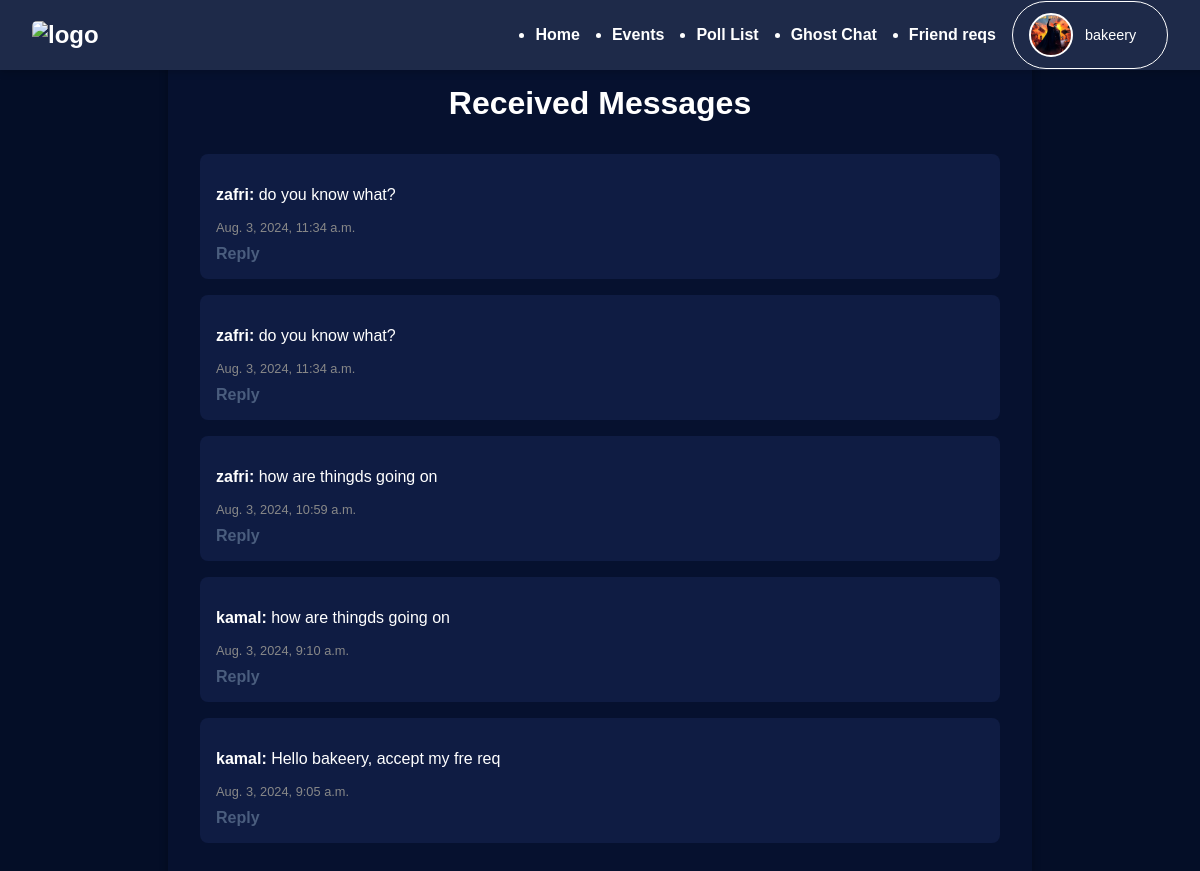
Page /chat/received-messages/ (signed in) on the earlier database version.
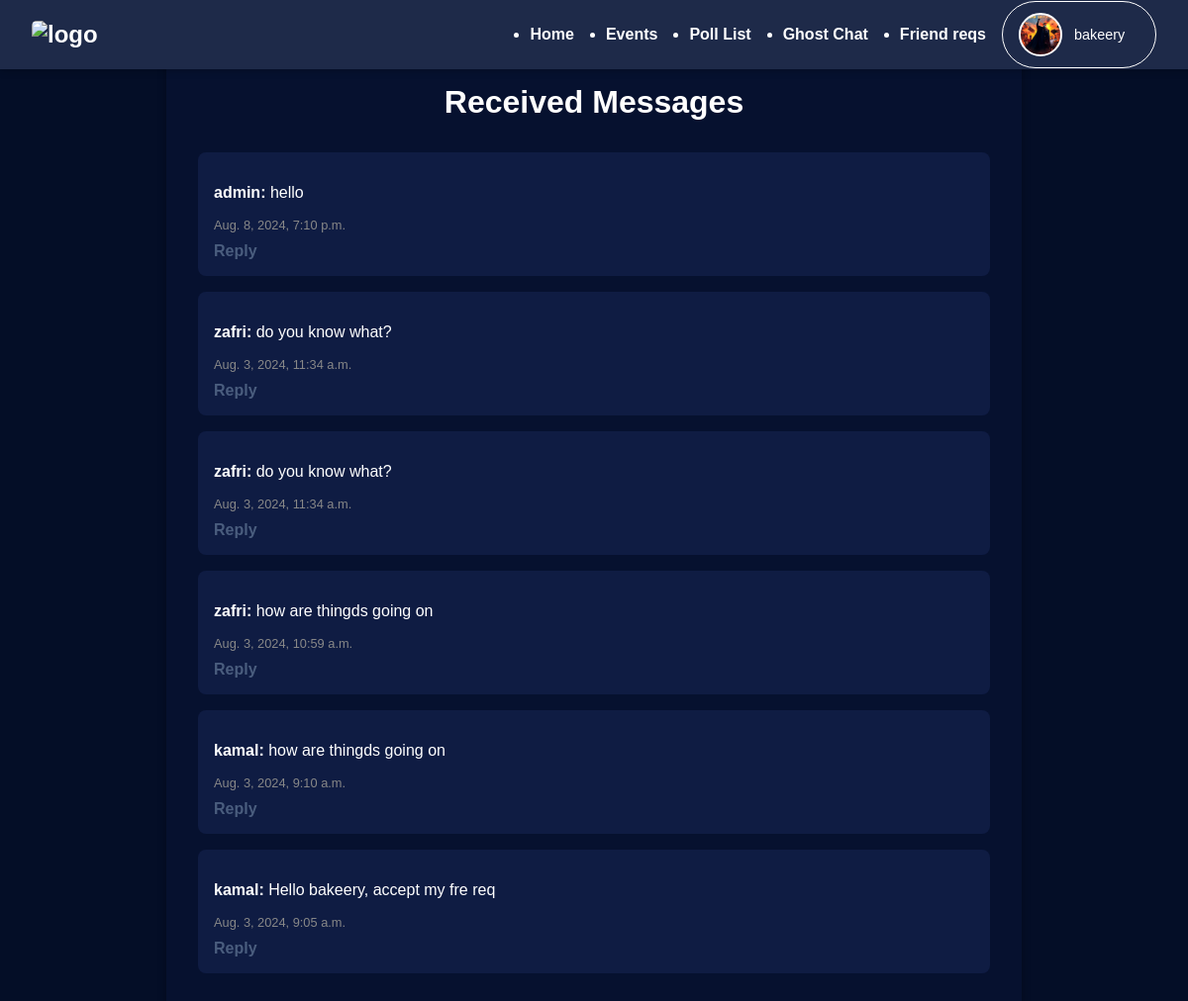
Same page on the later database version.
### chat/models.py (models this page shows, shortened)
class ChatMessage(models.Model):
    sender = models.ForeignKey(settings.AUTH_USER_MODEL, related_name='sent_messages', on_delete=models.CASCADE)
    recipient = models.ForeignKey(settings.AUTH_USER_MODEL, related_name='received_messages', on_delete=models.CASCADE)
    message = models.TextField(blank=True, null=True)
    image = models.ImageField(upload_to='chat_images/', blank=True, null=True)
    voice = models.FileField(upload_to='chat_voice/', blank=True, null=True)
    timestamp = models.DateTimeField(auto_now_add=True)

### chat/views.py (the view)
# urls.py: path('received-messages/', received_messages, name='received_messages'),
@login_required
def received_messages(request):
    user = request.user
    messages = ChatMessage.objects.filter(recipient=user).order_by('-timestamp')
    context = {
        'messages': messages
    }
    return render(request, 'chat/received_messages.html', context)

### chat/templates/chat/received_messages.html (shortened to what this page needs)
{% extends 'app/user_navbar.html' %}
{% block content %}
<!DOCTYPE html>
<html lang="en">
<head>
    <link rel="stylesheet" href="https://cdnjs.cloudflare.com/ajax/libs/font-awesome/5.15.3/css/all.min.css">
</head>
<body>
    <div class="messages-container">
        <h1>Received Messages</h1>
        {% for message in messages %}
            <div class="message {% if message.sender == user %}sender{% else %}receiver{% endif %}">
                <div class="message-content">
                    <p><strong>{{ message.sender.username }}:</strong> {{ message.message }}</p>
                </div>
                <div class="message-timestamp">{{ message.timestamp }}</div>
                <div class="message-actions">
                    <a href="{% url 'chat:chat_page' message.sender.username %}">Reply</a>
                </div>
            </div>
        {% empty %}
            <p>No messages found.</p>
        {% endfor %}
    </div>
</body>
</html>
{% endblock %}

Differences in the rows shown:
added ChatMessage: sender.username "admin", message "hello", timestamp "Aug. 8, 2024, 7:10 p.m."
